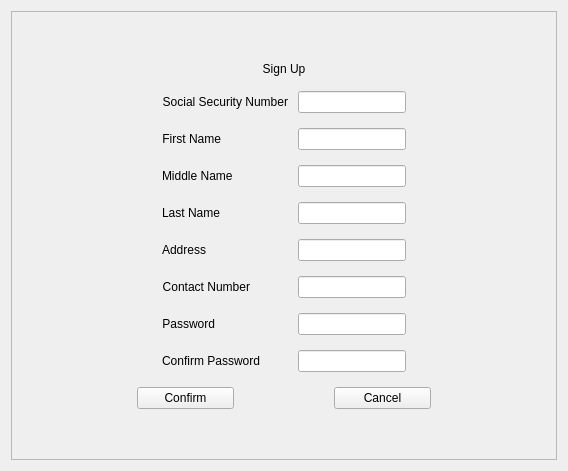
      <widget class="QWidget" name="W_SignUp">
       <layout class="QHBoxLayout" name="horizontalLayout_5">
        <item>
         <widget class="QFrame" name="F_SignUp">
          <property name="maximumSize">
           <size>
            <width>700</width>
            <height>500</height>
           </size>
          </property>
          <property name="frameShape">
           <enum>QFrame::StyledPanel</enum>
          </property>
          <property name="frameShadow">
           <enum>QFrame::Raised</enum>
          </property>
          <layout class="QVBoxLayout" name="verticalLayout_8">
           <property name="spacing">
            <number>15</number>
           </property>
           <property name="leftMargin">
            <number>50</number>
           </property>
           <property name="topMargin">
            <number>50</number>
           </property>
           <property name="rightMargin">
            <number>50</number>
           </property>
           <property name="bottomMargin">
            <number>50</number>
           </property>
           <item>
            <widget class="QLabel" name="F_SignUpTitle">
             <property name="text">
              <string>Sign Up</string>
             </property>
             <property name="alignment">
              <set>Qt::AlignCenter</set>
             </property>
            </widget>
           </item>
           <item>
            <layout class="QFormLayout" name="FL_SignUpInputs">
             <property name="horizontalSpacing">
              <number>10</number>
             </property>
             <property name="verticalSpacing">
              <number>15</number>
             </property>
             <property name="leftMargin">
              <number>100</number>
             </property>
             <property name="topMargin">
              <number>0</number>
             </property>
             <property name="rightMargin">
              <number>100</number>
             </property>
             <item row="0" column="0">
              <widget class="QLabel" name="L_SignUp_SSNTitle">
               <property name="text">
                <string>Social Security Number</string>
               </property>
               <property name="alignment">
                <set>Qt::AlignRight|Qt::AlignTrailing|Qt::AlignVCenter</set>
               </property>
              </widget>
             </item>
             <item row="0" column="1">
              <widget class="QLineEdit" name="LE_SignUp_SSN"/>
             </item>
             <item row="1" column="0">
              <widget class="QLabel" name="L_SignUp_FName">
               <property name="text">
                <string>First Name</string>
               </property>
               <property name="alignment">
                <set>Qt::AlignRight|Qt::AlignTrailing|Qt::AlignVCenter</set>
               </property>
              </widget>
             </item>
             <item row="1" column="1">
              <widget class="QLineEdit" name="LE_SignUp_FName"/>
             </item>
             <item row="3" column="0">
              <widget class="QLabel" name="L_SignUp_LName">
               <property name="text">
                <string>Last Name</string>
               </property>
               <property name="alignment">
                <set>Qt::AlignRight|Qt::AlignTrailing|Qt::AlignVCenter</set>
               </property>
              </widget>
             </item>
             <item row="3" column="1">
              <widget class="QLineEdit" name="LE_SignUp_LName"/>
             </item>
             <item row="4" column="0">
              <widget class="QLabel" name="L_SignUp_AddressTitle">
               <property name="text">
                <string>Address</string>
               </property>
               <property name="alignment">
                <set>Qt::AlignRight|Qt::AlignTrailing|Qt::AlignVCenter</set>
               </property>
              </widget>
             </item>
             <item row="4" column="1">
              <widget class="QLineEdit" name="LE_SignUp_Address"/>
             </item>
             <item row="5" column="0">
              <widget class="QLabel" name="L_SignUp_ContactNumber">
               <property name="text">
                <string>Contact Number</string>
               </property>
               <property name="alignment">
                <set>Qt::AlignRight|Qt::AlignTrailing|Qt::AlignVCenter</set>
               </property>
              </widget>
             </item>
             <item row="5" column="1">
              <widget class="QLineEdit" name="LE_SignUp_ContactNumber"/>
             </item>
             <item row="6" column="0">
              <widget class="QLabel" name="L_SignUp_PasswordTitle">
               <property name="text">
                <string>Password</string>
               </property>
               <property name="alignment">
                <set>Qt::AlignRight|Qt::AlignTrailing|Qt::AlignVCenter</set>
               </property>
              </widget>
             </item>
             <item row="6" column="1">
              <widget class="QLineEdit" name="LE_SignUp_Password">
               <property name="inputMethodHints">
                <set>Qt::ImhHiddenText|Qt::ImhNoAutoUppercase|Qt::ImhNoPredictiveText|Qt::ImhSensitiveData</set>
               </property>
               <property name="text">
                <string/>
               </property>
               <property name="echoMode">
                <enum>QLineEdit::Password</enum>
               </property>
               <property name="clearButtonEnabled">
                <bool>false</bool>
               </property>
              </widget>
             </item>
             <item row="7" column="0">
              <widget class="QLabel" name="L_SignUp_PasswordConfirmTitle">
               <property name="text">
                <string>Confirm Password</string>
               </property>
               <property name="alignment">
                <set>Qt::AlignRight|Qt::AlignTrailing|Qt::AlignVCenter</set>
               </property>
              </widget>
             </item>
             <item row="7" column="1">
              <widget class="QLineEdit" name="LE_SignUp_PasswordConfirm">
               <property name="inputMethodHints">
                <set>Qt::ImhHiddenText|Qt::ImhNoAutoUppercase|Qt::ImhNoPredictiveText|Qt::ImhSensitiveData</set>
               </property>
               <property name="echoMode">
                <enum>QLineEdit::Password</enum>
               </property>
              </widget>
             </item>
             <item row="2" column="1">
              <widget class="QLineEdit" name="LE_SignUp_MName"/>
             </item>
             <item row="2" column="0">
              <widget class="QLabel" name="L_SignUp_MName">
               <property name="text">
                <string>Middle Name</string>
               </property>
              </widget>
             </item>
            </layout>
           </item>
           <item>
            <layout class="QHBoxLayout" name="HL_SignUpButtons">
             <property name="spacing">
              <number>100</number>
             </property>
             <property name="leftMargin">
              <number>75</number>
             </property>
             <property name="rightMargin">
              <number>75</number>
             </property>
             <item>
              <widget class="QPushButton" name="PB_SignUp_Confirm">
               <property name="text">
                <string>Confirm</string>
               </property>
              </widget>
             </item>
             <item>
              <widget class="QPushButton" name="PB_SignUp_Cancel">
               <property name="text">
                <string>Cancel</string>
               </property>
              </widget>
             </item>
            </layout>
           </item>
          </layout>
         </widget>
        </item>
       </layout>
      </widget>
